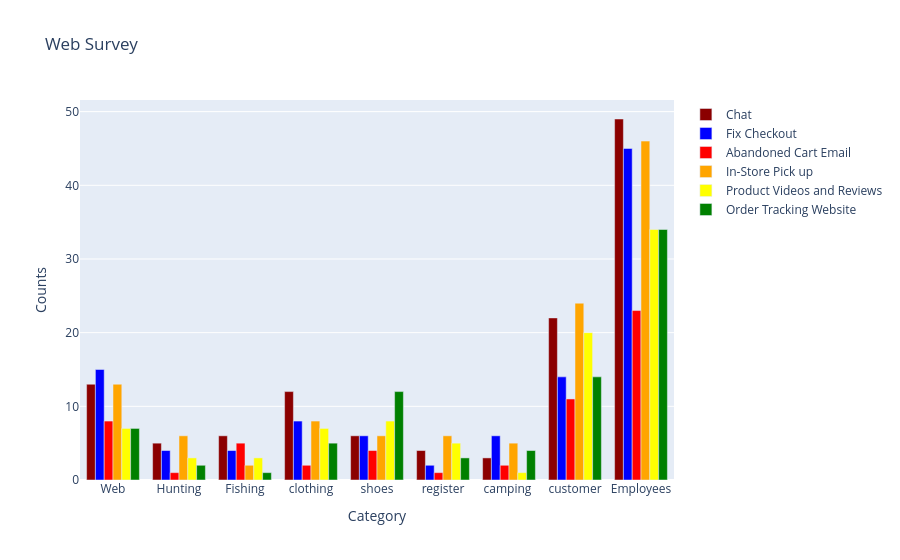

Here is the notebook cell this chart was saved with:
### Code cell
enable_plotly_in_cell()
# bind the data and the layout together using go.Figure class
myfigure_0 = go.Figure(data = [mydata_0, mydata_1, mydata_2, mydata_3, mydata_4, mydata_5], 
                     layout = mylayout_0)
myfigure_0.show()

### Figure 1 — Plotly figure (JSON) as saved in the notebook; plotly's stock layout.template omitted (floating-point values rounded to 4 significant figures)
{"data": [{"marker": {"color": "darkred"}, "x": ["Web", "Hunting", "Fishing", "clothing", "shoes", "register", "camping ", "customer", "Employees"], "type": "bar", "name": "Chat", "y": [13, 5, 6, 12, 6, 4, 3, 22, 49]}, {"marker": {"color": "blue"}, "x": ["Web", "Hunting", "Fishing", "clothing", "shoes", "register", "camping ", "customer", "Employees"], "type": "bar", "name": "Fix Checkout", "y": [15, 4, 4, 8, 6, 2, 6, 14, 45]}, {"marker": {"color": "red"}, "x": ["Web", "Hunting", "Fishing", "clothing", "shoes", "register", "camping ", "customer", "Employees"], "type": "bar", "name": "Abandoned Cart Email", "y": [8, 1, 5, 2, 4, 1, 2, 11, 23]}, {"marker": {"color": "orange"}, "x": ["Web", "Hunting", "Fishing", "clothing", "shoes", "register", "camping ", "customer", "Employees"], "type": "bar", "name": "In-Store Pick up", "y": [13, 6, 2, 8, 6, 6, 5, 24, 46]}, {"marker": {"color": "yellow"}, "x": ["Web", "Hunting", "Fishing", "clothing", "shoes", "register", "camping ", "customer", "Employees"], "type": "bar", "name": "Product Videos and Reviews", "y": [7, 3, 3, 7, 8, 5, 1, 20, 34]}, {"marker": {"color": "green"}, "x": ["Web", "Hunting", "Fishing", "clothing", "shoes", "register", "camping ", "customer", "Employees"], "type": "bar", "name": "Order Tracking Website", "y": [7, 2, 1, 5, 12, 3, 4, 14, 34]}], "layout": {"yaxis": {"title": {"text": "Counts"}}, "xaxis": {"title": {"text": "Category"}}, "title": {"text": "Web Survey"}}}
